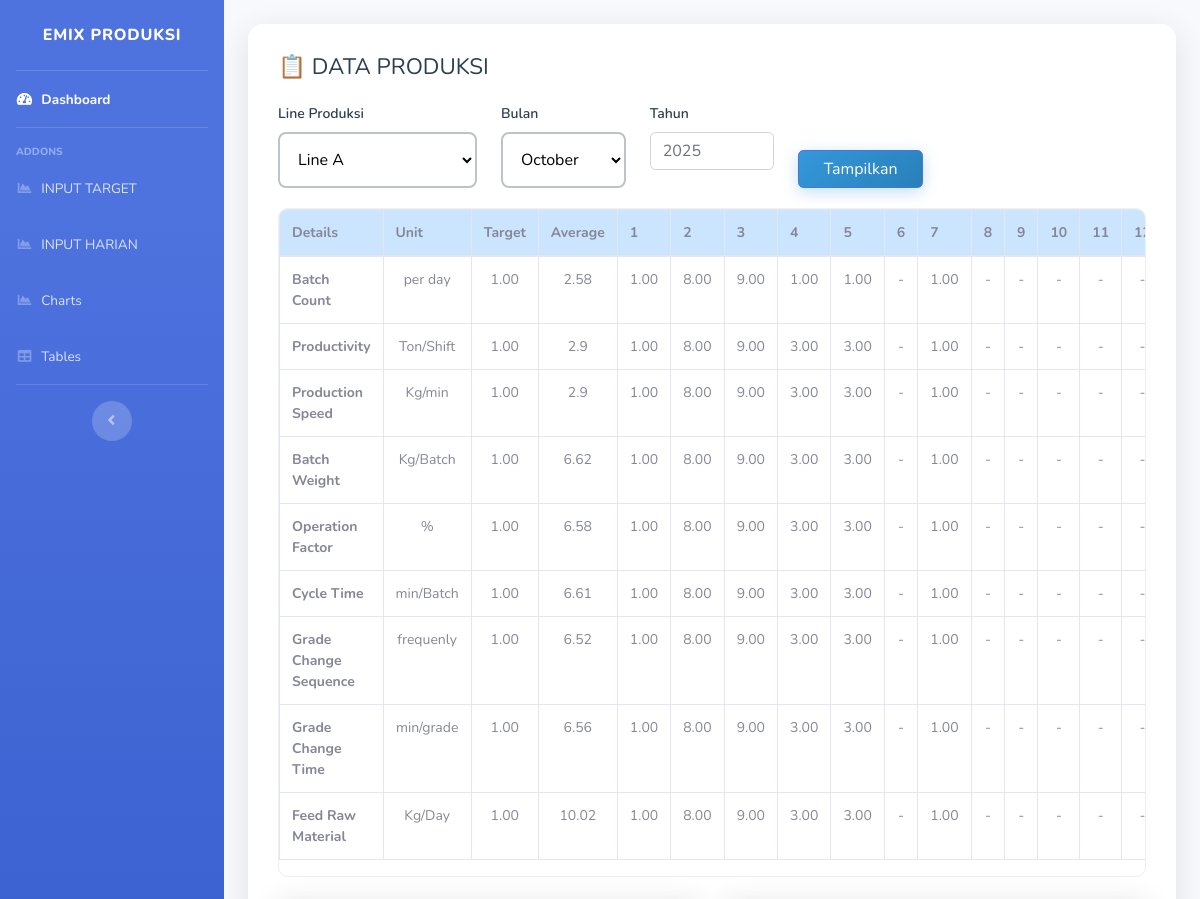
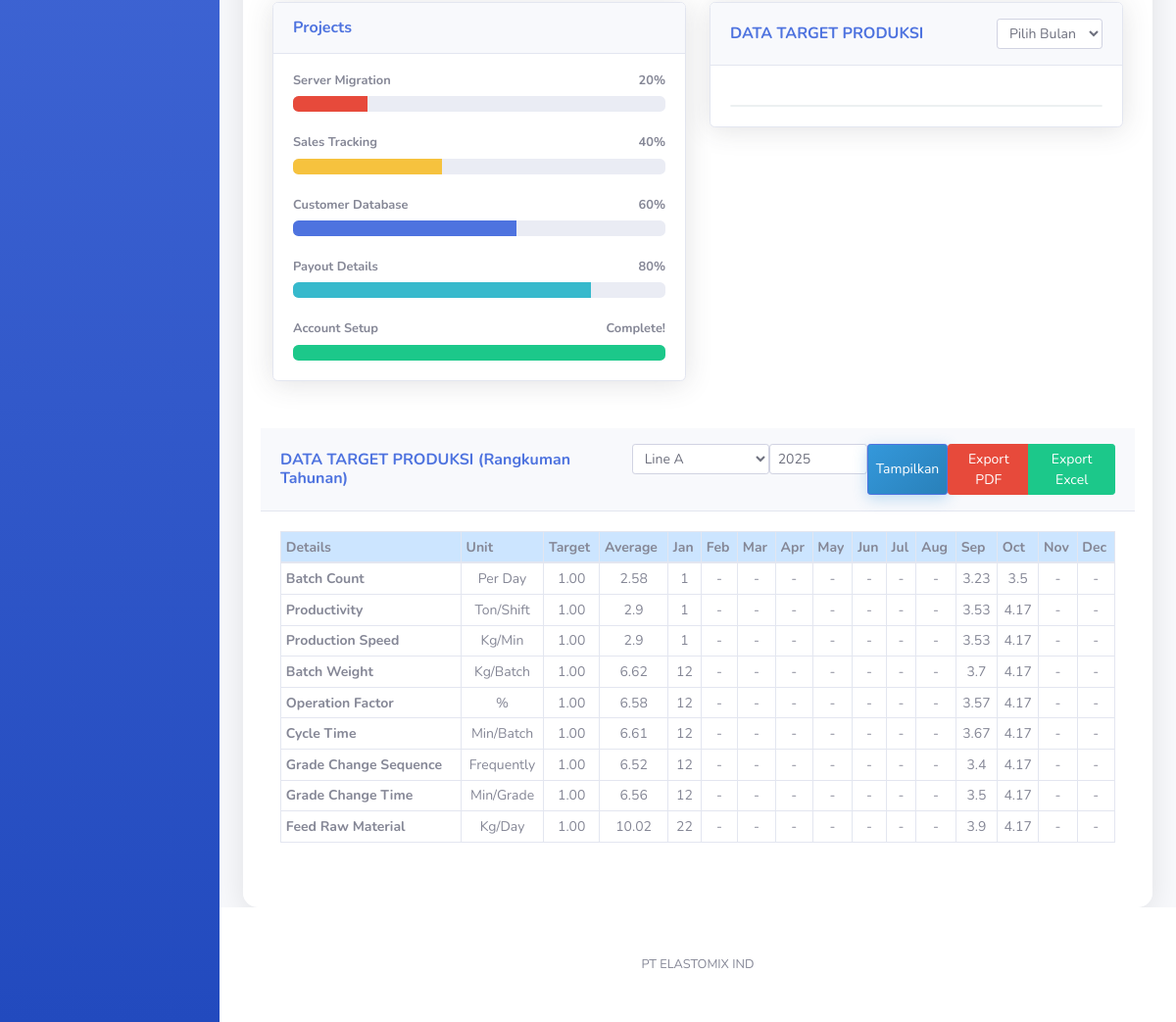
The page / on the database its author committed (2 pictures, top to bottom).
### tables this page shows
CREATE TABLE `target` (
  `id` int NOT NULL,
  `tahun_target` int NOT NULL,
  `line_id` int DEFAULT NULL,
  `target_batch_count` decimal(10,2) DEFAULT NULL,
  `target_productivity` decimal(10,2) DEFAULT NULL,
  `target_production_speed` decimal(10,2) DEFAULT NULL,
  `target_batch_weight` decimal(10,2) DEFAULT NULL,
  `target_operation_factor` decimal(5,2) DEFAULT NULL,
  `target_cycle_time` decimal(10,2) DEFAULT NULL,
  `target_grade_change_sequence` decimal(10,2) DEFAULT NULL,
  `target_grade_change_time` decimal(10,2) DEFAULT NULL,
  `target_feed_raw_material` decimal(12,2) DEFAULT NULL,
  `created_at` timestamp NULL DEFAULT CURRENT_TIMESTAMP,
  `update_at` timestamp NULL DEFAULT NULL
);

CREATE TABLE `input_harian` (
  `id` int NOT NULL,
  `line_id` int DEFAULT NULL,
  `tanggal` date NOT NULL,
  `batch_count` decimal(10,2) DEFAULT NULL,
  `productivity` decimal(10,2) DEFAULT NULL,
  `production_speed` decimal(10,2) DEFAULT NULL,
  `batch_weight` decimal(10,2) DEFAULT NULL,
  `operation_factor` decimal(5,2) DEFAULT NULL,
  `cycle_time` decimal(10,2) DEFAULT NULL,
  `grade_change_sequence` decimal(10,2) DEFAULT NULL,
  `grade_change_time` decimal(10,2) DEFAULT NULL,
  `feed_raw_material` decimal(12,2) DEFAULT NULL,
  `created_at` timestamp NULL DEFAULT CURRENT_TIMESTAMP,
  `updated_at` timestamp NULL DEFAULT NULL
);

### backend/config.php (called while the page is built, shortened)
<?php
$host = 'localhost';
$dbname = 'db_produksi_report';
$username = 'root';
$password = '';
try {
    $pdo = new PDO("mysql:host=$host;dbname=$dbname", $username, $password);
    $pdo->setAttribute(PDO::ATTR_ERRMODE, PDO::ERRMODE_EXCEPTION);
} catch (PDOException $e) {
    die("Koneksi database gagal: " . $e->getMessage());
}
function getLineProduksi($pdo)
{
    $stmt = $pdo->query("SELECT * FROM line_produksi ORDER BY kode_line");
    return $stmt->fetchAll();
}
$lines = getLineProduksi($pdo);
$selectedLine = $_GET['line'] ?? 1;
$selectedMonth = $_GET['bulan'] ?? date('m');
$selectedYear = $_GET['tahun'] ?? date('Y');
$stmt = $pdo->prepare("
    SELECT * FROM input_harian
    WHERE line_id = ?
    AND MONTH(tanggal) = ?
    AND YEAR(tanggal) = ?
");
$stmt->execute([$selectedLine, $selectedMonth, $selectedYear]);
$dataHarian = $stmt->fetchAll(PDO::FETCH_ASSOC);
$perTanggal = [];
foreach ($dataHarian as $row) {
    $day = date('j', strtotime($row['tanggal']));
    $perTanggal[$day] = $row;
}
$fields = [
    'batch_count',
    'productivity',
    'production_speed',
    'batch_weight',
    'operation_factor',
    'cycle_time',
    'grade_change_sequence',
    'grade_change_time',
    'feed_raw_material'
];
$lines = getLineProduksi($pdo);
$selectedLine = $_GET['line'] ?? 1;
$selectedYear = $_GET['tahun'] ?? date('Y');
$stmt = $pdo->prepare("
    SELECT * FROM target
    WHERE line_id = ? AND tahun_target = ?
");
$stmt->execute([$selectedLine, $selectedYear]);
$target = $stmt->fetch(PDO::FETCH_ASSOC);
$stmt = $pdo->prepare("
    SELECT
        MONTH(tanggal) AS bulan,
        AVG(batch_count) AS avg_batch_count,
        AVG(productivity) AS avg_productivity,
        AVG(production_speed) AS avg_production_speed,
        AVG(batch_weight) AS avg_batch_weight,
        AVG(operation_factor) AS avg_operation_factor,
        AVG(cycle_time) AS avg_cycle_time,
        AVG(grade_change_sequence) AS avg_grade_change_sequence,
        AVG(grade_change_time) AS avg_grade_change_time,
        AVG(feed_raw_material) AS avg_feed_raw_material
    FROM input_harian
    WHERE line_id = ? AND YEAR(tanggal) = ?
    GROUP BY bulan
    ORDER BY bulan
");
$stmt->execute([$selectedLine, $selectedYear]);
$dataBulan = $stmt->fetchAll(PDO::FETCH_ASSOC);
$bulanData = [];
foreach ($dataBulan as $d) {
    $bulanData[$d['bulan']] = $d;
}
$fields = [
    'batch_count' => ['Batch Count', 'Per Day'],
    'productivity' => ['Productivity', 'Ton/Shift'],
    'production_speed' => ['Production Speed', 'Kg/Min'],
    'batch_weight' => ['Batch Weight', 'Kg/Batch'],
    'operation_factor' => ['Operation Factor', '%'],
    'cycle_time' => ['Cycle Time', 'Min/Batch'],
    'grade_change_sequence' => ['Grade Change Sequence', 'Frequently'],
    'grade_change_time' => ['Grade Change Time', 'Min/Grade'],
    'feed_raw_material' => ['Feed Raw Material', 'Kg/Day']
];
$averages = [];
foreach ($fields as $f => $v) {
    $sum = 0;
    $count = 0;
    for ($m = 1; $m <= 12; $m++) {
        if (!empty($bulanData[$m]['avg_' . $f])) {
            $sum += $bulanData[$m]['avg_' . $f];
            $count++;
        }
    }
    $averages[$f] = $count > 0 ? round($sum / $count, 2) : '-';
}

### index.php (the view, shortened to what this page needs)
<?php
include 'layout/header.php';
?>
<div class="container-fluid">
    <div class="existing-targets">
        <h3>📋 DATA PRODUKSI </h3>
        <form method="GET" class="row g-2 mb-3">
            <div class="col-md-3">
                <label class="form-label">Line Produksi</label>
                <select name="line" class="form-select">
                    <?php foreach ($lines as $line): ?>
                        <option value="<?= $line['id'] ?>" <?= $line['id'] == $selectedLine ? 'selected' : '' ?>>
                            <?= htmlspecialchars($line['nama_line']) ?>
                        </option>
                    <?php endforeach; ?>
                </select>
            </div>
            <div class="col-md-2">
                <label class="form-label">Bulan</label>
                <select name="bulan" class="form-select">
                    <?php for ($m = 1; $m <= 12; $m++): ?>
                        <option value="<?= $m ?>" <?= $m == $selectedMonth ? 'selected' : '' ?>>
                            <?= date('F', mktime(0, 0, 0, $m, 10)) ?>
                        </option>
                    <?php endfor; ?>
                </select>
            </div>
            <div class="col-md-2">
                <label class="form-label">Tahun</label>
                <input type="number" name="tahun" value="<?= $selectedYear ?>" class="form-control">
            </div>
            <div class="col-md-2 align-self-end">
                <button class="btn btn-primary w-100">Tampilkan</button>
            </div>
        </form>
        <div class="table-container">
            <table class="table table-bordered">
                <thead>
                    <tr>
                        <th>Details</th>
                        <th>Unit</th>
                        <th>Target</th>
                        <th>Average</th>
                        <?php for ($d = 1; $d <= 31; $d++): ?>
                            <th><?= $d ?></th>
                        <?php endfor; ?>
                    </tr>
                </thead>
                <tbody>
                    <?php
                    $details = [
                        'batch_count' => ['Batch Count', 'per day'],
                        'productivity' => ['Productivity', 'Ton/Shift'],
                        'production_speed' => ['Production Speed', 'Kg/min'],
                        'batch_weight' => ['Batch Weight', 'Kg/Batch'],
                        'operation_factor' => ['Operation Factor', '%'],
                        'cycle_time' => ['Cycle Time', 'min/Batch'],
                        'grade_change_sequence' => ['Grade Change Sequence', 'frequenly'],
                        'grade_change_time' => ['Grade Change Time', 'min/grade'],
                        'feed_raw_material' => ['Feed Raw Material', 'Kg/Day']
                    ];
                    foreach ($details as $key => [$label, $unit]):
                    ?>
                        <tr>
                            <td><?= $label ?></td>
                            <td><?= $unit ?></td>
                            <td><?= $target['target_' . $key] ?? '-' ?></td>
                            <td><?= $averages[$key] ?></td>
                            <?php for ($d = 1; $d <= 31; $d++): ?>
                                <td>
                                    <?= isset($perTanggal[$d][$key]) ? $perTanggal[$d][$key] : '-' ?>
                                </td>
                            <?php endfor; ?>
                        </tr>
                    <?php endforeach; ?>
                </tbody>
            </table>
        </div>
        <br>
        <div class="row">
            <div class="col-lg-6 mb-4">
                <div class="card shadow mb-4">
                    <div class="card-header py-3">
                        <h6 class="m-0 font-weight-bold text-primary">Projects</h6>
                    </div>
                    <div class="card-body">
                        <h4 class="small font-weight-bold">
                            Server Migration <span class="float-right">20%</span>
                        </h4>
                        <div class="progress mb-4">
                            <div
                                class="progress-bar bg-danger"
                                role="progressbar"
                                style="width: 20%"
                                aria-valuenow="20"
                                aria-valuemin="0"
                                aria-valuemax="100"></div>
                        </div>
                        <h4 class="small font-weight-bold">
                            Sales Tracking <span class="float-right">40%</span>
                        </h4>
                        <div class="progress mb-4">
                            <div
                                class="progress-bar bg-warning"
                                role="progressbar"
                                style="width: 40%"
                                aria-valuenow="40"
                                aria-valuemin="0"
                                aria-valuemax="100"></div>
                        </div>
                        <h4 class="small font-weight-bold">
                            Customer Database <span class="float-right">60%</span>
                        </h4>
                        <div class="progress mb-4">
                            <div
                                class="progress-bar"
                                role="progressbar"
                                style="width: 60%"
                                aria-valuenow="60"
                                aria-valuemin="0"
                                aria-valuemax="100"></div>
                        </div>
                        <h4 class="small font-weight-bold">
                            Payout Details <span class="float-right">80%</span>
                        </h4>
                        <div class="progress mb-4">
                            <div
                                class="progress-bar bg-info"
                                role="progressbar"
                                style="width: 80%"
                                aria-valuenow="80"
                                aria-valuemin="0"
                                aria-valuemax="100"></div>
                        </div>
                        <h4 class="small font-weight-bold">
                            Account Setup <span class="float-right">Complete!</span>
                        </h4>
                        <div class="progress">
                            <div
                                class="progress-bar bg-success"
                                role="progressbar"
                                style="width: 100%"
                                aria-valuenow="100"
                                aria-valuemin="0"
                                aria-valuemax="100"></div>
                        </div>
                    </div>
                </div>
            </div>
            <div class="col-lg-6 mb-4">
                <div class="card shadow mb-4">
                    <div class="card-header py-3">
                        <div class="d-flex justify-content-between align-items-center">
                            <h6 class="m-0 font-weight-bold text-primary">DATA TARGET PRODUKSI</h6> <select class="form-control form-control-sm" style="width: auto;">
                                <option value="">Pilih Bulan</option>
                            </select>
                        </div>
                    </div>
                    <div class="card-body">
                        <div class="table-container">
                        </div>
                    </div>
                </div>
            </div>
            <div class="card-header py-3 d-flex justify-content-between align-items-center">
                <h6 class="m-0 font-weight-bold text-primary">DATA TARGET PRODUKSI (Rangkuman Tahunan)</h6>
                <div class="d-flex gap-2">
                    <form method="GET" class="d-flex gap-2 mb-0">
                        <select name="line" class="form-control form-control-sm" style="width: 140px;">
                            <?php foreach ($lines as $line): ?>
                                <option value="<?= $line['id'] ?>" <?= $line['id'] == $selectedLine ? 'selected' : '' ?>>
                                    <?= htmlspecialchars($line['nama_line']) ?>
                                </option>
                            <?php endforeach; ?>
                        </select>
                        <input type="number" name="tahun" class="form-control form-control-sm"
                            value="<?= $selectedYear ?>" style="width: 100px;">
                        <button class="btn btn-primary btn-sm">Tampilkan</button>
                    </form>
                    <div class="btn-group">
                        <a href="export_pdf.php?line=<?= $selectedLine ?>&tahun=<?= $selectedYear ?>" class="btn btn-danger btn-sm">Export PDF</a>
                        <a href="export_excel.php?line=<?= $selectedLine ?>&tahun=<?= $selectedYear ?>" class="btn btn-success btn-sm">Export Excel</a>
                    </div>
                </div>
            </div>
            <div class="card-body">
                <div class="table-responsive">
                    <table class="table table-bordered table-sm">
                        <thead>
                            <tr>
                                <th>Details</th>
                                <th>Unit</th>
                                <th>Target</th>
                                <th>Average</th>
                                <?php
                                $namaBulan = ['Jan', 'Feb', 'Mar', 'Apr', 'May', 'Jun', 'Jul', 'Aug', 'Sep', 'Oct', 'Nov', 'Dec'];
                                foreach ($namaBulan as $b): ?>
                                    <th><?= $b ?></th>
                                <?php endforeach; ?>
                            </tr>
                        </thead>
                        <tbody>
                            <?php foreach ($fields as $key => [$label, $unit]): ?>
                                <tr>
                                    <td><?= $label ?></td>
                                    <td><?= $unit ?></td>
                                    <td><?= $target['target_' . $key] ?? '-' ?></td>
                                    <td><?= $averages[$key] ?></td>
                                    <?php for ($m = 1; $m <= 12; $m++): ?>
                                        <td>
                                            <?= isset($bulanData[$m]['avg_' . $key]) ? round($bulanData[$m]['avg_' . $key], 2) : '-' ?>
                                        </td>
                                    <?php endfor; ?>
                                </tr>
                            <?php endforeach; ?>
                        </tbody>
                    </table>
                </div>
            </div>
        </div>
    </div>
</div>
<?php
include 'layout/footer.php';

### rows shown on the page
target: target_batch_count "1.00", target_productivity "1.00", target_production_speed "1.00", target_batch_weight "1.00", target_operation_factor "1.00", target_cycle_time "1.00", target_grade_change_sequence "1.00", target_grade_change_time "1.00", target_feed_raw_material "1.00"
input_harian: batch_count "1.00", productivity "1.00", production_speed "1.00", batch_weight "1.00", operation_factor "1.00", cycle_time "1.00", grade_change_sequence "1.00", grade_change_time "1.00", feed_raw_material "1.00"
input_harian: batch_count "8.00", productivity "8.00", production_speed "8.00", batch_weight "8.00", operation_factor "8.00", cycle_time "8.00", grade_change_sequence "8.00", grade_change_time "8.00", feed_raw_material "8.00"
input_harian: batch_count "9.00", productivity "9.00", production_speed "9.00", batch_weight "9.00", operation_factor "9.00", cycle_time "9.00", grade_change_sequence "9.00", grade_change_time "9.00", feed_raw_material "9.00"
input_harian: batch_count "1.00", productivity "3.00", production_speed "3.00", batch_weight "3.00", operation_factor "3.00", cycle_time "3.00", grade_change_sequence "3.00", grade_change_time "3.00", feed_raw_material "3.00"
input_harian: batch_count "1.00", productivity "3.00", production_speed "3.00", batch_weight "3.00", operation_factor "3.00", cycle_time "3.00", grade_change_sequence "3.00", grade_change_time "3.00", feed_raw_material "3.00"
input_harian: batch_count "1.00", productivity "1.00", production_speed "1.00", batch_weight "1.00", operation_factor "1.00", cycle_time "1.00", grade_change_sequence "1.00", grade_change_time "1.00", feed_raw_material "1.00"

### other values the page prints
$label "Batch Count"
$unit "per day"
$averages[$key] "2.58"
$label "Productivity"
$unit "Ton/Shift"
$averages[$key] "2.9"
$label "Production Speed"
$unit "Kg/min"
$label "Batch Weight"
$unit "Kg/Batch"
$averages[$key] "6.62"
$label "Operation Factor"
$unit "%"
$averages[$key] "6.58"
$label "Cycle Time"
